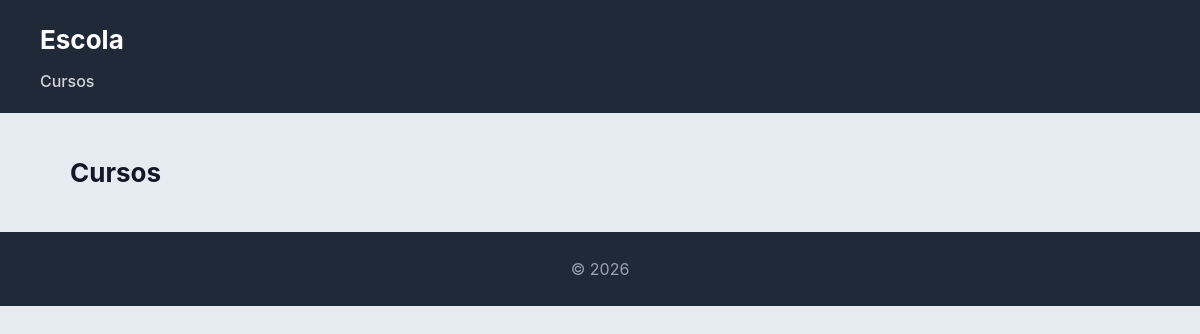
The page /escola/cursos/ on the database as committed earlier.
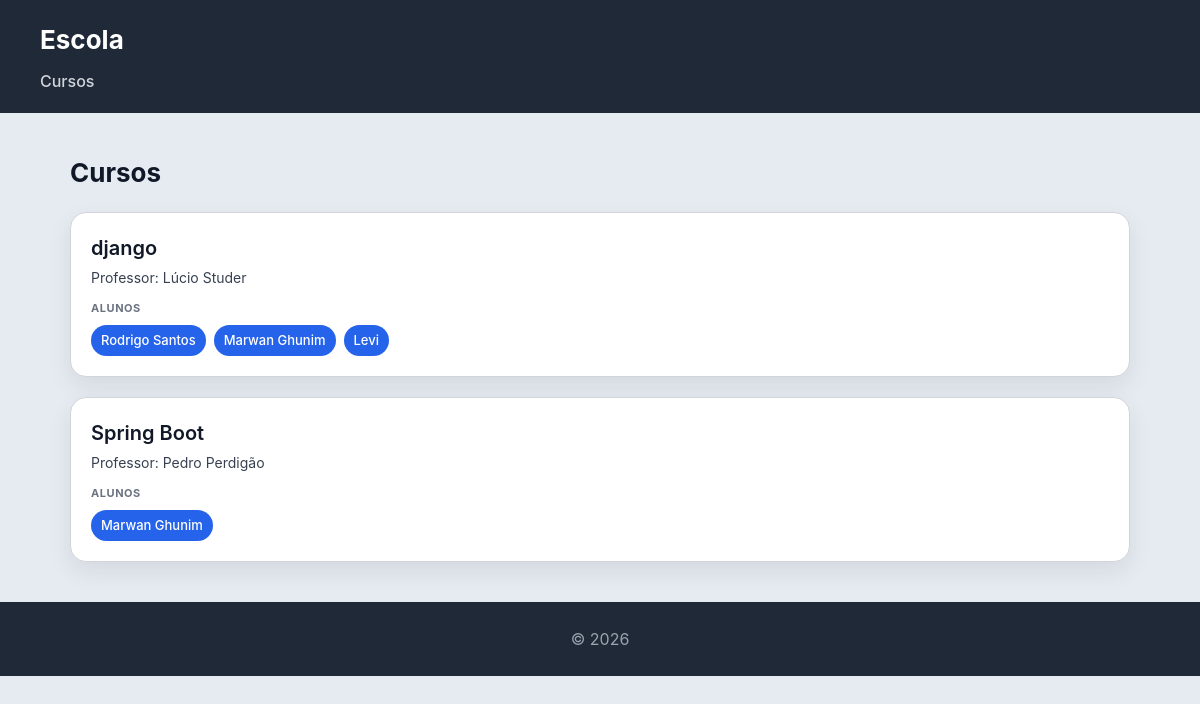
The same page on the database as committed later.
### escola/models.py (models this page shows, shortened)
class Curso(models.Model):
    nome = models.CharField(max_length=100)
    imagem = models.ImageField(upload_to='cursos/')
    professor = models.ForeignKey(Professor, on_delete=models.CASCADE, related_name='cursos')
    alunos = models.ManyToManyField(Aluno, related_name='cursos')

class Professor(models.Model):
    nome = models.CharField(max_length=100)
    email = models.EmailField()

class Aluno(models.Model):
    nome = models.CharField(max_length=100)
    numero = models.CharField(max_length=20, unique=True)

### escola/views.py (the view)
# urls.py: path('cursos/', views.cursos_view, name="cursos"),
def cursos_view(request):
    cursos = Curso.objects.select_related('professor').prefetch_related('alunos').all()
    return render(request, 'escola/cursos.html', {'cursos': cursos})

### escola/templates/escola/cursos.html
{% extends "escola/base.html" %}
{% block content %}
<h2>Cursos</h2>
<section>
    {% for curso in cursos %}
    <article>
        <header>
            <h3>{{ curso.nome }}</h3>
            <p>Professor: {{ curso.professor.nome }}</p>
        </header>
        <section>
            <h4>Alunos</h4>
            <ul>
                {% for aluno in curso.alunos.all %}
                    <li>{{ aluno.nome }}</li>
                {% empty %}
                    <li>Sem alunos inscritos</li>
                {% endfor %}
            </ul>
        </section>
    </article>
    {% endfor %}
</section>
{% endblock %}

### escola/templates/escola/base.html (shortened to what this page needs)
<!DOCTYPE html>
<html lang="pt">
<head>
    {% load static %}
    <link rel="stylesheet" href="{% static 'escola/styles.css' %}">
</head>
<body>
    <header>
        <h1>Escola</h1>
        <nav>
            <a href="{% url 'cursos' %}">Cursos</a>
        </nav>
    </header>
    <main>
        {% block content %}{% endblock %}
    </main>
    <footer>
        <p>&copy; 2026</p>
    </footer>
</body>
</html>

### escola/static/escola/styles.css (style rules this page uses)
* { box-sizing: border-box; margin: 0; padding: 0; }
body { font-family: "Inter", "Segoe UI", system-ui, -apple-system, sans-serif; background: #e6ebf2; color: #111827; line-height: 1.5; }
body > header { background: #1f2937; color: white; padding: 20px 40px; }
body > header h1 { font-size: 26px; }
body > header nav { margin-top: 10px; }
body > header nav a { color: #d1d5db; margin-right: 20px; text-decoration: none; font-weight: 500; }
main { max-width: 1100px; margin: 40px auto; padding: 0 20px; }
h2 { margin-bottom: 20px; font-size: 26px; }
section > article { background: white; padding: 20px; border-radius: 16px; border: 1px solid #d1d5db; box-shadow: 0 10px 25px rgba(0,0,0,0.08); transition: all 0.25s ease; margin-bottom: 20px; }
article > header { margin-bottom: 12px; }
article > header > h3 { font-size: 20px; font-weight: 600; margin-bottom: 4px; }
article > header > p { font-size: 14px; color: #374151; }
article > section { margin-top: 10px; }
article > section > h4 { font-size: 11px; text-transform: uppercase; color: #6b7280; margin-bottom: 8px; letter-spacing: 0.05em; }
article > section > ul { list-style: none; display: flex; flex-wrap: wrap; gap: 8px; }
article > section > ul > li { background: #2563eb; color: white; padding: 6px 10px; border-radius: 999px; font-size: 13px; font-weight: 500; }
footer { text-align: center; padding: 25px; background: #1f2937; color: #9ca3af; margin-top: 40px; }

Rows that differ between the two databases and show on the page:
added Curso: nome "django", professor.nome "Lúcio Studer"
added Aluno: nome "Rodrigo Santos", shown under "django"
added Aluno: nome "Marwan Ghunim"
added Aluno: nome "Levi", shown under "django"
added Curso: nome "Spring Boot", professor.nome "Pedro Perdigão"
